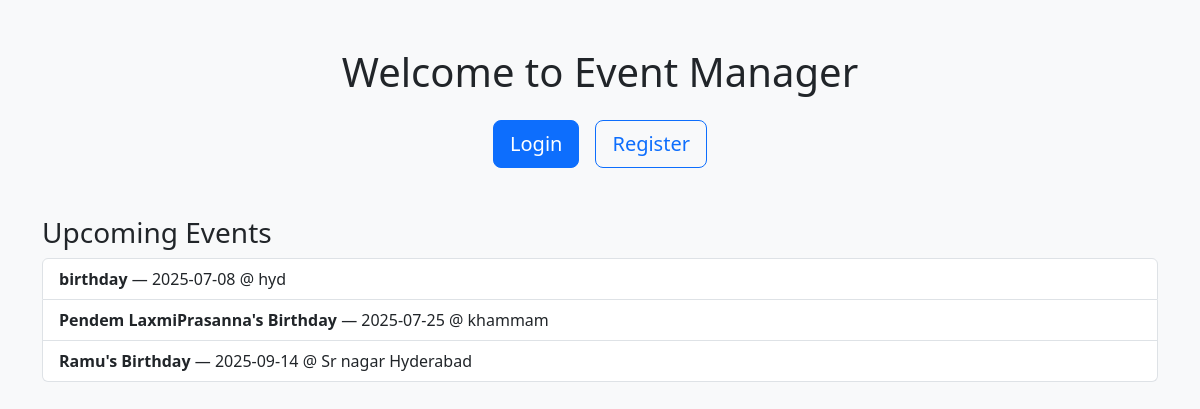
The page / on the database its author committed.
### tables this page shows
CREATE TABLE events (
                        id INTEGER PRIMARY KEY AUTOINCREMENT,
                        name TEXT NOT NULL,
                        date TEXT NOT NULL,
                        venue TEXT NOT NULL
                    );

### app.py (the view)
@app.route('/')
def index():
    conn = get_db_connection()
    events = conn.execute('SELECT * FROM events').fetchall()
    conn.close()
    return render_template('index.html', events=events)

### app.py (called while the page is built)
def get_db_connection():
    conn = sqlite3.connect('database.db')
    conn.row_factory = sqlite3.Row
    return conn

### templates/index.html (shortened to what this page needs)
<!doctype html>
<html lang="en">
<head>
    <link href="https://cdn.jsdelivr.net/npm/bootstrap@5.3.3/dist/css/bootstrap.min.css" rel="stylesheet">
</head>
<body class="bg-light">
    <div class="container mt-5">
        <div class="text-center">
            <h1 class="mb-4">Welcome to Event Manager</h1>
            <div class="d-flex justify-content-center gap-3">
                <a href="/login" class="btn btn-primary btn-lg">Login</a>
                <a href="/register" class="btn btn-outline-primary btn-lg">Register</a>
            </div>
        </div>
        <div class="mt-5">
            <h3>Upcoming Events</h3>
            <ul class="list-group">
                {% for event in events %}
                <li class="list-group-item">
                    <strong>{{ event.name }}</strong> — {{ event.date }} @ {{ event.venue }}
                </li>
                {% else %}
                <li class="list-group-item text-muted">No events available.</li>
                {% endfor %}
            </ul>
        </div>
    </div>
</body>
</html>

### rows shown on the page
events: name "birthday", date "2025-07-08", venue "hyd"
events: name "Pendem LaxmiPrasanna's Birthday", date "2025-07-25", venue "khammam"
events: name "Ramu's Birthday", date "2025-09-14", venue "Sr nagar Hyderabad"
